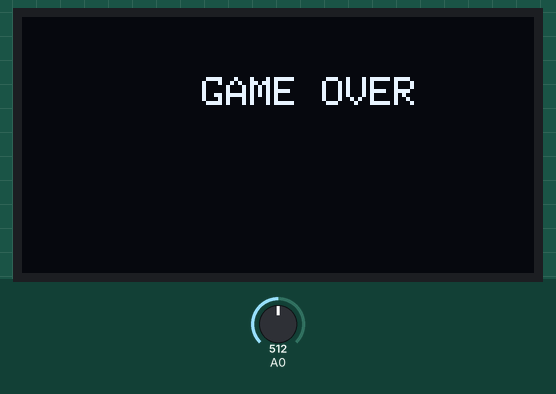
This sketch was run on a simulated Arduino Uno, built with avr-gcc and run on an emulated ATmega328P. Shown: 128×64 one-colour display. The inputs (shaded band) are chosen by the test bench; at power-on: A0 = 512. Random numbers use the default seed unless the sketch sets one.

Above: at 1.2 s.
1.3 s: A0 set to 682
4.3 s: A0 set to 711
At 4.49 s:
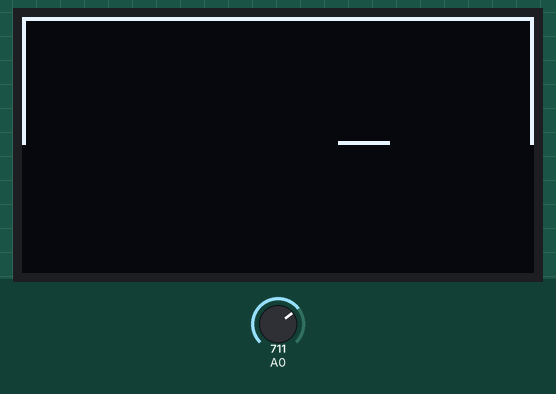
6.1 s: A0 set to 173
At 7.32 s:
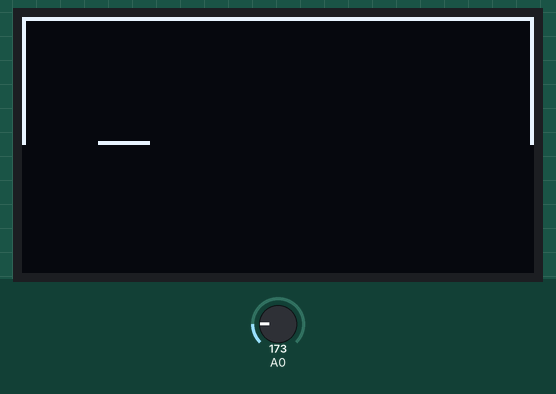
9.0 s: A0 set to 155
Timing chart, 0 to 11.9 s (numbered marks = the images above; inputs shaded):
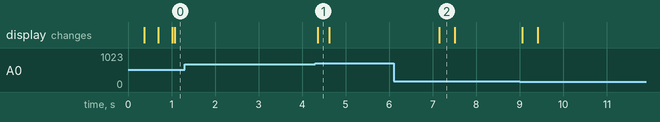

Measured:
- the behaviour switches between 699 and 700 on A0 (found by bisection; images 0 and 1)
- after the input at 1.3 s, every drawn part: stays the same
- after the input at 6.1 s, the display: changes after 1.1 s (image 2)

The sketch:

pwm_light.ino
```cpp
#include <Wire.h>
#include <Adafruit_GFX.h>
#include <Adafruit_SSD1306.h>
#define OLED_RESET-1
#define SCREEN_ADDRESS 0x3C
Adafruit_SSD1306 OLED(OLED_RESET);

struct ball
{
  uint8_t x , y = 14 ;
  uint8_t radius = 1;
  uint8_t dir_x, dir_y;
  int ran_dir[2] = {-1,1};
  unsigned long rate = 1;
  unsigned long ball_update;
};
ball ball;

struct player {
  uint8_t x, y = 31;
  int line = 12;
};
player player;

void player_change() {
  player.x = map(analogRead(A0), 0, 950, 0, 106);
  OLED.drawLine(player.x, player.y, player.x + player.line, player.y, WHITE);
}

void ball_change() {
  ball.x += ball.dir_x;
  ball.y += ball.dir_y;
  OLED.fillCircle(ball.x, ball.y , ball.radius, WHITE);
}

void wall() {
  OLED.drawLine(0, 0, 127, 0, WHITE);
  OLED.drawLine(0, 0, 0, 31, WHITE);
  OLED.drawLine(127, 0, 127, 31, WHITE);
}


void setup() {
  Serial.begin(9600);
  OLED.begin(SSD1306_SWITCHCAPVCC, 0x3C);
  randomSeed(analogRead(1));
  ball.x = random(ball.radius, 127 - ball.radius);
  ball.dir_x = ball.ran_dir[random(0,2)];
  ball.dir_y = ball.ran_dir[random(0,2)];
}

void loop() {
  OLED.clearDisplay();
  wall();
  player_change();
  ball_change();

  if (ball.x  > 127 - ball.radius-3) {
    ball.dir_x = -ball.dir_x;
  }
  else if (ball.x < ball.radius+3){
    ball.dir_x = -ball.dir_x;
    }
  if (ball.y > player.y - ball.radius){
    if(ball.x >= player.x && ball.x <= player.x + player.line){
      ball.dir_y = -ball.dir_y;
    }
    else{
      OLED.clearDisplay();
      OLED.setTextColor(WHITE);
      OLED.setCursor(45, 15);
      OLED.setTextSize(1);
      OLED.println("GAME OVER");
      OLED.display();
      }

  }
  else if (ball.y < ball.radius+3){
    ball.dir_y = -ball.dir_y;
    }


  OLED.display();

  //  Serial.println(val1);
  //  delay(250);
}
```
